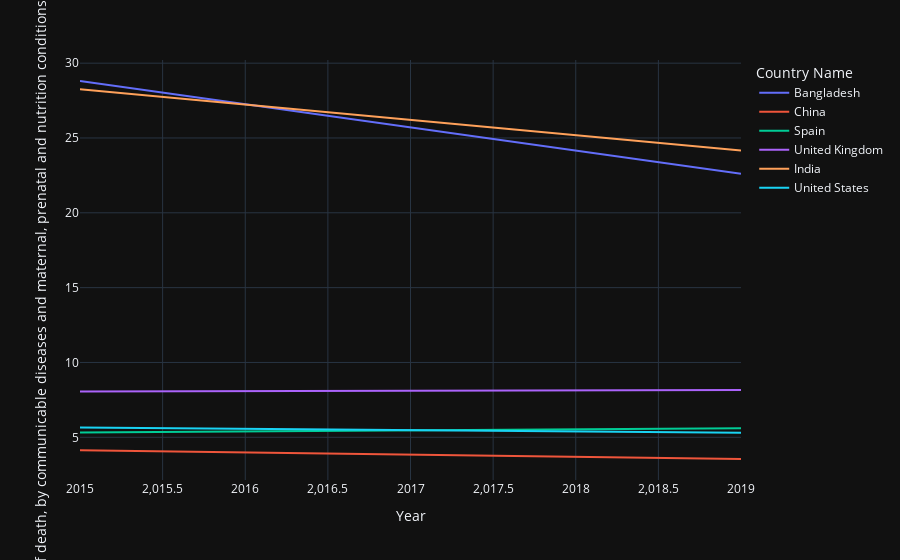

Here is the notebook cell this chart was saved with:
### Code cell
fig = px.line(
    df_pivot2.dropna(),
    x="Year", 
    y="SH.DTH.COMM.ZS",
    color='Country Name',
    hover_name = "Country Name",
    labels={"SH.DTH.COMM.ZS":"Cause of death, by communicable diseases and maternal, prenatal and nutrition conditions (% of total)"})
fig.show()

### Figure 1 — Plotly figure (JSON) as saved in the notebook; plotly's stock layout.template omitted (floating-point values rounded to 4 significant figures)
{"data": [{"hovertemplate": "<b>%{hovertext}</b><br><br>Country Name=Bangladesh<br>Year=%{x}<br>Cause of death, by communicable diseases and maternal, prenatal and nutrition conditions (% of total)=%{y}<extra></extra>", "hovertext": ["Bangladesh", "Bangladesh"], "legendgroup": "Bangladesh", "line": {"color": "#636efa", "dash": "solid"}, "marker": {"symbol": "circle"}, "mode": "lines", "name": "Bangladesh", "orientation": "v", "showlegend": true, "type": "scatter", "x": [2015, 2019], "xaxis": "x", "y": [28.81, 22.61], "yaxis": "y"}, {"hovertemplate": "<b>%{hovertext}</b><br><br>Country Name=China<br>Year=%{x}<br>Cause of death, by communicable diseases and maternal, prenatal and nutrition conditions (% of total)=%{y}<extra></extra>", "hovertext": ["China", "China"], "legendgroup": "China", "line": {"color": "#EF553B", "dash": "solid"}, "marker": {"symbol": "circle"}, "mode": "lines", "name": "China", "orientation": "v", "showlegend": true, "type": "scatter", "x": [2015, 2019], "xaxis": "x", "y": [4.133, 3.55], "yaxis": "y"}, {"hovertemplate": "<b>%{hovertext}</b><br><br>Country Name=Spain<br>Year=%{x}<br>Cause of death, by communicable diseases and maternal, prenatal and nutrition conditions (% of total)=%{y}<extra></extra>", "hovertext": ["Spain", "Spain"], "legendgroup": "Spain", "line": {"color": "#00cc96", "dash": "solid"}, "marker": {"symbol": "circle"}, "mode": "lines", "name": "Spain", "orientation": "v", "showlegend": true, "type": "scatter", "x": [2015, 2019], "xaxis": "x", "y": [5.324, 5.61], "yaxis": "y"}, {"hovertemplate": "<b>%{hovertext}</b><br><br>Country Name=United Kingdom<br>Year=%{x}<br>Cause of death, by communicable diseases and maternal, prenatal and nutrition conditions (% of total)=%{y}<extra></extra>", "hovertext": ["United Kingdom", "United Kingdom"], "legendgroup": "United Kingdom", "line": {"color": "#ab63fa", "dash": "solid"}, "marker": {"symbol": "circle"}, "mode": "lines", "name": "United Kingdom", "orientation": "v", "showlegend": true, "type": "scatter", "x": [2015, 2019], "xaxis": "x", "y": [8.067, 8.157], "yaxis": "y"}, {"hovertemplate": "<b>%{hovertext}</b><br><br>Country Name=India<br>Year=%{x}<br>Cause of death, by communicable diseases and maternal, prenatal and nutrition conditions (% of total)=%{y}<extra></extra>", "hovertext": ["India", "India"], "legendgroup": "India", "line": {"color": "#FFA15A", "dash": "solid"}, "marker": {"symbol": "circle"}, "mode": "lines", "name": "India", "orientation": "v", "showlegend": true, "type": "scatter", "x": [2015, 2019], "xaxis": "x", "y": [28.26, 24.17], "yaxis": "y"}, {"hovertemplate": "<b>%{hovertext}</b><br><br>Country Name=United States<br>Year=%{x}<br>Cause of death, by communicable diseases and maternal, prenatal and nutrition conditions (% of total)=%{y}<extra></extra>", "hovertext": ["United States", "United States"], "legendgroup": "United States", "line": {"color": "#19d3f3", "dash": "solid"}, "marker": {"symbol": "circle"}, "mode": "lines", "name": "United States", "orientation": "v", "showlegend": true, "type": "scatter", "x": [2015, 2019], "xaxis": "x", "y": [5.651, 5.302], "yaxis": "y"}], "layout": {"legend": {"title": {"text": "Country Name"}, "tracegroupgap": 0}, "margin": {"t": 60}, "xaxis": {"anchor": "y", "domain": [0, 1], "title": {"text": "Year"}}, "yaxis": {"anchor": "x", "domain": [0, 1], "title": {"text": "Cause of death, by communicable diseases and maternal, prenatal and nutrition conditions (% of total)"}}}}
